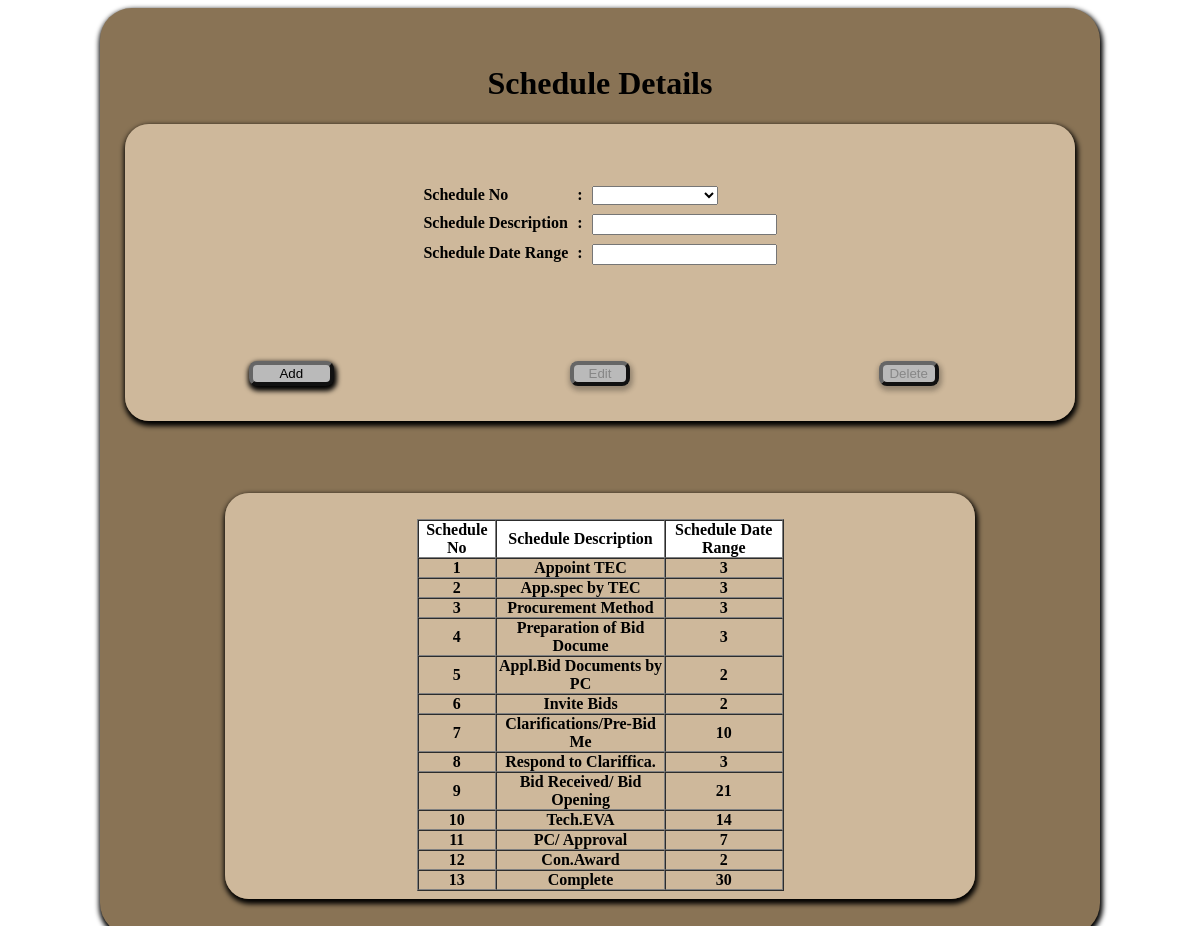
/schedule_task.php, run on the app's committed database.
### tables this page shows
CREATE TABLE `pc_shdl_task_tbl` (
  `sh_no` int(11) NOT NULL,
  `sh_des` varchar(25) NOT NULL,
  `date_range` int(11) NOT NULL
);

### phpfncs/Database.php (called while the page is built, shortened)
<?php
class DBOperations
{
private $ServerCon;
	public function Connect_to_DB($db)
	{
	$this->ServerCon = mysql_connect("localhost","root","");
	if (!$this->ServerCon)
		  {
		  die('Could not connect: ' . mysql_error());
		  }
	  else
		  {
			$this->DbCon =mysql_select_db('misaccdb', $this->ServerCon);
		  }
	}
	public function Exe_Qry($query)
	{
			$result = mysql_query($query, $this->ServerCon);
				if(!$result)
				{
					die('DB Error: ' . mysql_error(). " <br/>" .$query);
					echo '<script> alert ("'. mysql_error() .'"); </script>';
				}
				else
				{
					return $result;
				}
	}
}
?>

### schedule_task.php (the view, shortened to what this page needs)
<!DOCTYPE html>
<html>
<head>
<link href="css/Css_file.css" rel="stylesheet" type="text/css">
<?php
require_once ("phpfncs/Database.php");
$db = new DBOperations("attend_db");
$butOp=false;
?>
</head>
	<body>
	<?php
	if (isset($_POST['txtsh_no']) && ($_POST['txtsh_no'] != "new")){
		$sh_no = $_POST['txtsh_no'];
	}else{
	}if (isset($_POST['txtsh_des'])){
		$sh_des = $_POST['txtsh_des'];
	}else{
		$sh_des = "";
	}if (isset($_POST['txtdate_range'])){
		$date_range=$_POST['txtdate_range'];
	}else{
		$date_range = "";
	}
?>
<div id="wrapp">
	<form name ="form1" method="post" action="" onSubmit="return validate_form(this);" class="plain">
<table align="center" class="searchResults">
		<table width="94%" height="297"  border="0" align="center" cellpadding="10" cellspacing="1" id="wrapped2">
		  <caption><h1>Schedule Details</h1></caption>
				<tr>
					<th>
					<table align="center"  border="0" cellpadding="4" cellspacing="1" style="color:#000000">
                <div class="combobox">
				<tr>
					<th valign="top" scope="row"><div align="left">Schedule No</div></th>
					<th valign="top">:</th>
							<td align="left">
							<select name = "txtsh_no" id = "txtsh_no" onchange = "document.form1.submit()">
			</td>
    </tr>
				</tr>
				</div>
				<tr>
					<th valign="top" scope="row"><div align="left">Schedule Description</div></th>
					<th valign="top">:</th>
					<td align="left">
					<input name="txtsh_des" id="txtsh_des" type="text" value="<?php echo $sh_des;?>"></td>
				</tr>
	<tr>
					<th valign="top" scope="row"><div align="left">Schedule Date Range</th>
					<th valign="top">:</th>
                    <td align="left">
					<input name="txtdate_range" id="txtdate_range" type="text" value="<?php echo $date_range;?>"></td>
				</tr>
			<br/>
			<br/>
			<tr>
				<td class="tbrow" colspan="3" >
				<table width="100%" >
					<tr >
						<td class="tbrow" width="22%"> <div align="center"><font color="#FF33CC" size="1">
							<input name="btnadd" type="submit" id="btnadd" value="Add" <?php if ($butOp){echo 'disabled="disabled"';}?>>
							</font></div>
						</td>
					<td class="tbrow" width="22%"> <div align="center"><font color="#FF33CC">
							<input name="btnEdit" id="btnEdit" type="submit" value="Edit" <?php if ($butOp == false){echo 'disabled="disabled"';}?>  class="button" style="width:60px;"/>
							</font></div>
						   <td class="tbrow" width="22%"> <div align="center"><font color="#FF33CC">
						   <input name="btndelete" id="btndelete" type="submit" value="Delete" <?php if ($butOp == false){echo 'disabled="disabled"';}?> class="button" style="width:60px;" />
							</font></div>
						</td>
				</tr>
				</table>
				</td>
			</tr>
<br/>
			<br/>
				<br/>
			<br/>
			<table id="wrapped" align="center" cellspacing="3" cellpadding="5" border="0">
			<tr>
				<th>
				<?php
					$result1=$db->Exe_Qry("SELECT * FROM pc_shdl_task_tbl ORDER BY sh_no");
					if(mysql_num_rows($result1)>0){
					if ($myrow = mysql_fetch_array($result1)) {
					echo '<br>';
					echo '<table id = "table2" align="center" border="1" cellspacing="0" cellpadding="0" width=50% >'."\n";
					echo '<tr bgcolor="#FFFFFF" height="30">';
					echo '<td class="tbrow" ><div align="center">Schedule No</td>';
					echo '<td class="tbrow" ><div align="center">Schedule Description</td>';
					echo '<td class="tbrow" ><div align="center">Schedule Date Range</td>';
					echo "</tr>\n";
					do {
				?>
				<tr>
                	<td class="" ><?php echo $myrow['sh_no']; ?></td>
					<td class="" ><?php echo $myrow['sh_des']; ?></td>
				<td class="" ><?php echo $myrow['date_range']; ?></td>
				<?php
					}
					while ($myrow = mysql_fetch_array($result1));
					echo '</table>';
					}
					}
					else{
						echo "No Result to Display";
					}
				?>
				</th>
			</table>
	<br />
	<br />
</body>
</html>

### css/Css_file.css (style rules this page uses)
Caption { color:#000000; white-space:nowrap; }
#wrapp { width:1000px; margin:auto; background:#897355; box-shadow:1px 3px 5px 2px; border-radius:2em; }
input[type="submit"],#browse,#start-upload,.butt { background:#bababa; border-radius: 8px; border-color:#666666; border-width:4px; width:85px; box-shadow:1px 3px 5px 2px; }
#wrapped { background:url(../images/inbg5.png); margin:auto; width:750px; box-shadow:1px 3px 5px 2px; border-radius:1.5em; }
#wrapped2 { background:url(../images/inbg5.png); margin:auto; width:95%; box-shadow:1px 3px 5px 2px; border-radius:1.5em; }
th, td { font-weight:bolder; vertical-align:central; color:#000; font-size:16px; }

### data on the page
pc_shdl_task_tbl: sh_no "1", sh_des "Appoint TEC", date_range "3"
pc_shdl_task_tbl: sh_no "2", sh_des "App.spec by TEC", date_range "3"
pc_shdl_task_tbl: sh_no "3", sh_des "Procurement Method", date_range "3"
pc_shdl_task_tbl: sh_no "4", sh_des "Preparation of Bid Docume", date_range "3"
pc_shdl_task_tbl: sh_no "5", sh_des "Appl.Bid Documents by PC", date_range "2"
pc_shdl_task_tbl: sh_no "6", sh_des "Invite Bids", date_range "2"
pc_shdl_task_tbl: sh_no "7", sh_des "Clarifications/Pre-Bid Me", date_range "10"
pc_shdl_task_tbl: sh_no "8", sh_des "Respond to Clariffica.", date_range "3"
pc_shdl_task_tbl: sh_no "9", sh_des "Bid Received/ Bid Opening", date_range "21"
pc_shdl_task_tbl: sh_no "10", sh_des "Tech.EVA", date_range "14"
pc_shdl_task_tbl: sh_no "11", sh_des "PC/ Approval", date_range "7"
pc_shdl_task_tbl: sh_no "12", sh_des "Con.Award", date_range "2"
pc_shdl_task_tbl: sh_no "13", sh_des "Complete", date_range "30"
